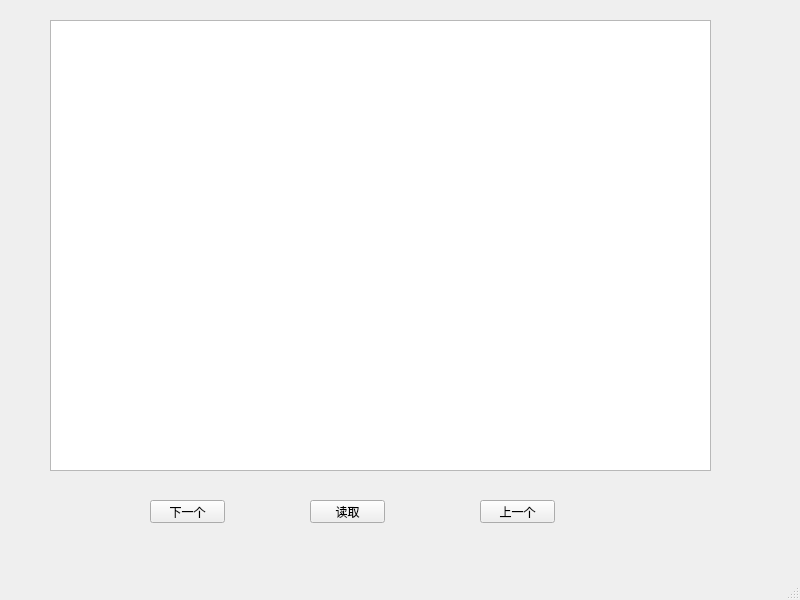
<?xml version="1.0" encoding="UTF-8"?>
<ui version="4.0">
 <class>MainWindow</class>
 <widget class="QMainWindow" name="MainWindow">
  <property name="geometry">
   <rect>
    <x>0</x>
    <y>0</y>
    <width>800</width>
    <height>600</height>
   </rect>
  </property>
  <property name="windowTitle">
   <string>MainWindow</string>
  </property>
  <widget class="QWidget" name="centralwidget">
   <widget class="QTextEdit" name="textEdit">
    <property name="geometry">
     <rect>
      <x>50</x>
      <y>20</y>
      <width>661</width>
      <height>451</height>
     </rect>
    </property>
   </widget>
   <widget class="QPushButton" name="pushButton_next">
    <property name="geometry">
     <rect>
      <x>150</x>
      <y>500</y>
      <width>75</width>
      <height>23</height>
     </rect>
    </property>
    <property name="text">
     <string>下一个</string>
    </property>
   </widget>
   <widget class="QPushButton" name="pushButton_last">
    <property name="geometry">
     <rect>
      <x>480</x>
      <y>500</y>
      <width>75</width>
      <height>23</height>
     </rect>
    </property>
    <property name="text">
     <string>上一个</string>
    </property>
   </widget>
   <widget class="QPushButton" name="pushButton_read">
    <property name="geometry">
     <rect>
      <x>310</x>
      <y>500</y>
      <width>75</width>
      <height>23</height>
     </rect>
    </property>
    <property name="text">
     <string>读取</string>
    </property>
   </widget>
  </widget>
  <widget class="QMenuBar" name="menubar">
   <property name="geometry">
    <rect>
     <x>0</x>
     <y>0</y>
     <width>800</width>
     <height>23</height>
    </rect>
   </property>
  </widget>
  <widget class="QStatusBar" name="statusbar"/>
 </widget>
 <resources/>
 <connections/>
</ui>
